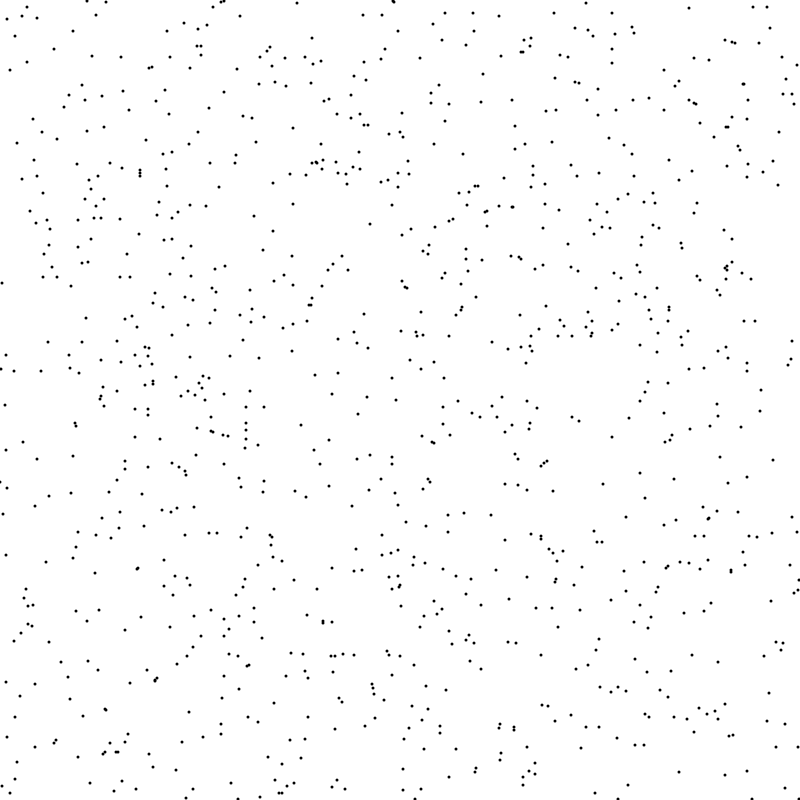
Frame 1 (no input)
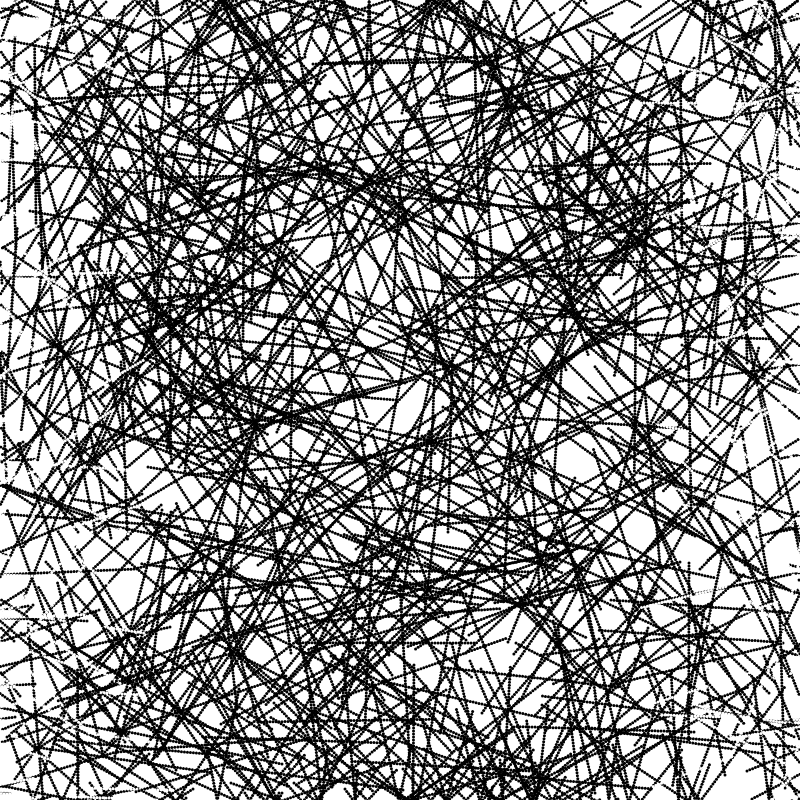
Frame 60 (no input)
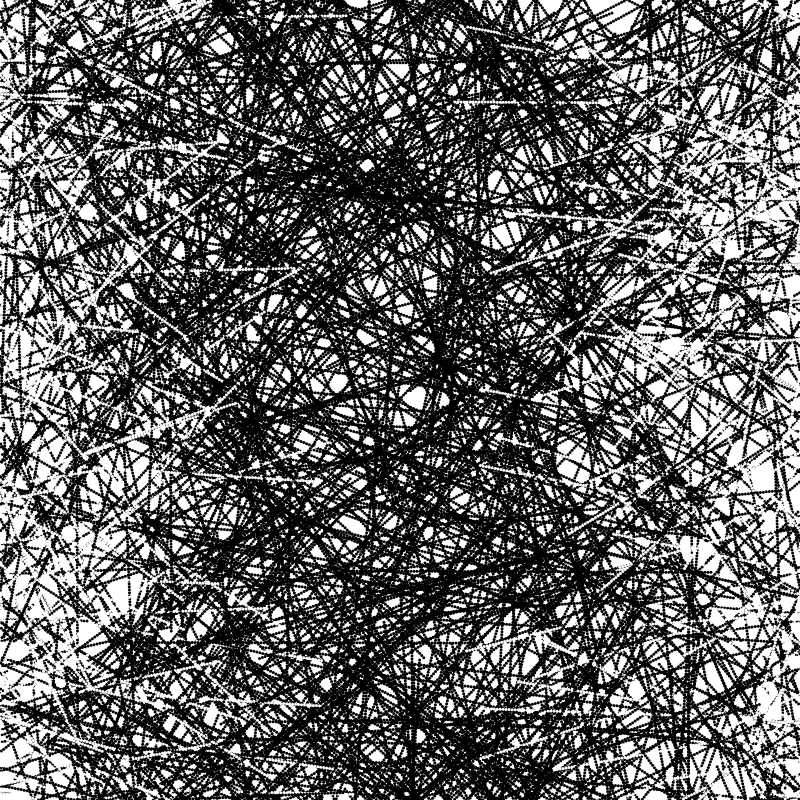
Frame 120 (the mouse pressed at the canvas centre since frame 60)

The p5.js sketch that drew these frames (run headless with seeded random() and noise() and a simulated clock; from frame 60 on, the mouse is pressed at the canvas centre):

// p5.js sketch
// ── sketch.js
const AGENT_COUNT = 1000;

let agents = [];

function setup() {
    createCanvas(800, 800);
    colorMode(RGB);
    noStroke();

    // background(51);
    for(let i=0; i<AGENT_COUNT; i++){
        let x = int(random(width));
        let y = int(random(height));
        let agent = new Agent(x, y);
        agents.push(agent);
    }
}

function draw() {
  for(let agent of agents) {
      agent.render();
  }

  for(let agent of agents) {
      agent.update();
  }
}

function Agent(x, y) {
    this.loc = createVector(x, y);
    this.diameter = 3;
    this.velocity = createVector(random(-1, 1), random(-1, 1)).normalize().mult(3);
    this.color = color(0, 0, 0);
    this.age = 0;
}

Agent.prototype.update = function() {
    this.loc.add(this.velocity);

    // Left edge
    if (this.loc.x < 0) {
        this.velocity.x *= -1;
        this.color.levels = [255, 255, 255, 255];
        this.age += 1;
        
    // Right edge
    } else if (this.loc.x > width) {
        this.velocity.x *= -1;
        this.color.levels = [255, 255, 255, 255];
        this.age += 1;
    }
    
    // Top edge
    if (this.loc.y < 0) {
        this.velocity.y *= -1;
        this.color.levels = [0, 0, 0, 255];
        this.age += 1;
        
        // Bottom edge
    } else if (this.loc.y > height) {
        this.velocity.y *= -1;
        this.color.levels = [0, 0, 0, 255];
    }
}

Agent.prototype.render = function() {
    fill(this.color);
    circle(this.loc.x, this.loc.y, this.diameter);
}
